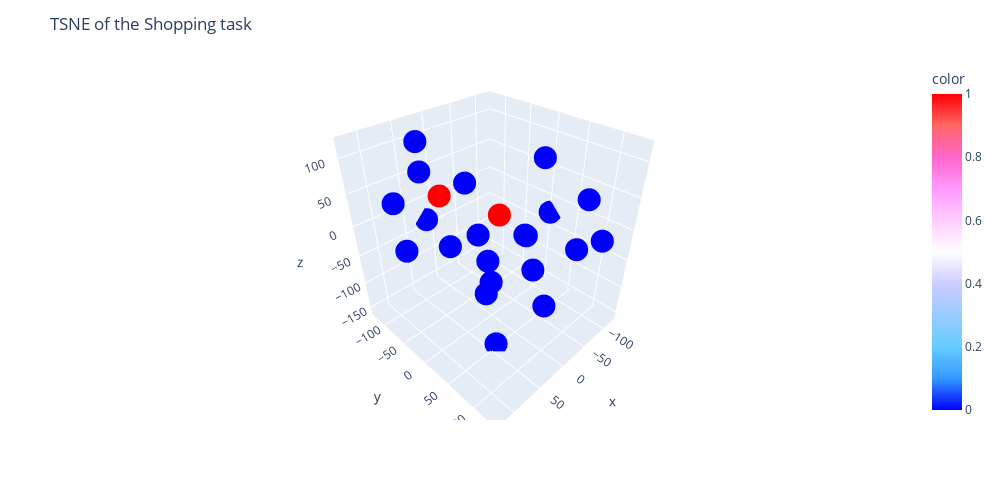

The notebook cell saved with this chart:
### Markdown cell above
## Applying a PCA to the data

### Shopping task

### Code cell
import nbformat
#Aply tsne to the data_ShoppingTask dataframe
tsne = TSNE(n_components=3, random_state=0, init='pca', perplexity=10, learning_rate='auto', n_iter=1000, verbose=1)
tsne_obj = tsne.fit_transform(data_ShoppingTask[['total_time','time_holding','right_hand_grab_time','left_hand_grab_time', 'num_errors','correct_objects']])
tsne_obj = pandas.DataFrame(tsne_obj, columns=['x','y','z'])
fig = px.scatter_3d(tsne_obj, x='x', y='y', z='z', color=data_ShoppingTask['type'], hover_data=[data_ShoppingTask['task_id']], color_continuous_scale='Picnic')
fig.update_layout(title='TSNE of the Shopping task')
fig.update_layout(width=1000, height=500)
fig.show()

### Figure 1 — Plotly figure (JSON) as saved in the notebook; plotly's stock layout.template omitted (floating-point values rounded to 4 significant figures)
{"data": [{"customdata": [[0], [3], [6], [10], [13], [14], [17], [19], [23], [24], [26], [28], [31], [34], [40], [43], [46], [50], [53], [56], [59], [62], [64]], "hovertemplate": "x=%{x}<br>y=%{y}<br>z=%{z}<br>hover_data_0=%{customdata[0]}<br>color=%{marker.color}<extra></extra>", "legendgroup": "", "marker": {"color": [0, 0, 0, 0, 0, 0, 0, 0, 0, 0, 0, 0, 0, 0, 0, 0, 0, 0, 0, 0, 0, 1, 1], "coloraxis": "coloraxis", "symbol": "circle"}, "mode": "markers", "name": "", "scene": "scene", "showlegend": false, "type": "scatter3d", "x": [-94.24, 11.35, -122.1, -71.19, 42.14, 43.17, 69.33, 29.36, 16.57, -62.44, 123.3, 38.97, 19.37, -50.57, -89.9, -101.3, 15.35, 58.16, -25.54, 20.14, 96.97, -70.44, 81.06], "y": [77.34, 105.7, 4.708, 18.81, 50.51, -37.9, 59.73, -114.8, -126.5, 131.6, -19.83, 14.5, 17.86, 16.26, 12.3, 81.66, -34.51, -73.95, -34.57, 77.63, -80.05, -54.1, -3.781], "z": [-45.25, -64.84, -25.92, -103.2, -155.8, -28.44, -36.16, 53.59, -36.22, 12.96, 15.51, 14.56, -73.78, -28.21, 77.57, 35.84, 60.9, 118.6, -90.1, 35.06, 44.97, -34.32, 80.3]}], "layout": {"coloraxis": {"colorbar": {"title": {"text": "color"}}, "colorscale": [[0, "rgb(0,0,255)"], [0.1, "rgb(51,153,255)"], [0.2, "rgb(102,204,255)"], [0.3, "rgb(153,204,255)"], [0.4, "rgb(204,204,255)"], [0.5, "rgb(255,255,255)"], [0.6, "rgb(255,204,255)"], [0.7, "rgb(255,153,255)"], [0.8, "rgb(255,102,204)"], [0.9, "rgb(255,102,102)"], [1, "rgb(255,0,0)"]]}, "height": 500, "legend": {"tracegroupgap": 0}, "margin": {"t": 60}, "scene": {"domain": {"x": [0, 1], "y": [0, 1]}, "xaxis": {"title": {"text": "x"}}, "yaxis": {"title": {"text": "y"}}, "zaxis": {"title": {"text": "z"}}}, "title": {"text": "TSNE of the Shopping task"}, "width": 1000}}
